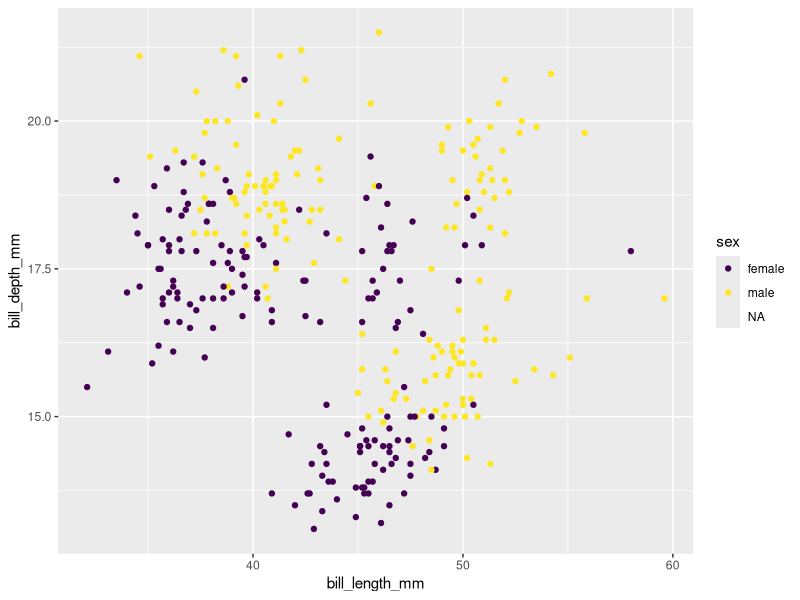

Reproduce this figure in R.
library(palmerpenguins)
library(ggplot2)
library(dplyr)
library(viridis)

out <- penguins %>%
  group_by(island)

ggplot(penguins, aes(bill_length_mm, bill_depth_mm))+
  geom_point(aes(colour=sex))+
  scale_color_viridis(discrete=TRUE)

print("Anda pepperoni pizza or two or threeeeeee")
